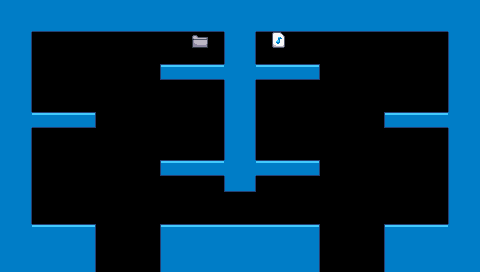

This game map was drawn from its Tiled (.tmx) file and the tilesets committed beside it. A one-line description and the full map source follow:
An orthogonal 30x17 tile map with 16x16 px tiles, 3 tile layers (blue, folderClosed, music), 3 tilesets and 2 objects.

<map version="1.0" tiledversion="1.1.1" orientation="orthogonal" renderorder="right-down" width="30" height="17" tilewidth="16" tileheight="16" infinite="0" nextobjectid="3">
 <properties>
  <property name="background" type="file" value="../../images/backgrounds/hills.png" />
 </properties>
 <tileset firstgid="1" source="../tiles/blue.tsx" />
 <tileset firstgid="17" source="../tiles/folderClosed.tsx" />
 <tileset firstgid="19" source="../tiles/music.tsx" />
 <layer name="blue" width="30" height="17">
  <data encoding="csv">
11,11,11,11,11,11,11,11,11,11,11,11,11,11,11,11,11,11,11,11,11,11,11,11,11,11,11,11,11,11,
11,11,15,15,15,15,15,15,15,15,15,15,15,15,11,11,15,15,15,15,15,15,15,15,15,15,15,15,11,11,
11,12,0,0,0,0,0,0,0,0,0,0,0,0,10,12,0,0,0,0,0,0,0,0,0,0,0,0,10,11,
11,12,0,0,0,0,0,0,0,0,0,0,0,0,10,12,0,0,0,0,0,0,0,0,0,0,0,0,10,11,
11,12,0,0,0,0,0,0,0,0,2,3,3,3,11,11,3,3,3,4,0,0,0,0,0,0,0,0,10,11,
11,12,0,0,0,0,0,0,0,0,0,0,0,0,10,12,0,0,0,0,0,0,0,0,0,0,0,0,10,11,
11,12,0,0,0,0,0,0,0,0,0,0,0,0,10,12,0,0,0,0,0,0,0,0,0,0,0,0,10,11,
11,11,3,3,3,4,0,0,0,0,0,0,0,0,10,12,0,0,0,0,0,0,0,0,2,3,3,3,11,11,
11,12,0,0,0,0,0,0,0,0,0,0,0,0,10,12,0,0,0,0,0,0,0,0,0,0,0,0,10,11,
11,12,0,0,0,0,0,0,0,0,0,0,0,0,10,12,0,0,0,0,0,0,0,0,0,0,0,0,10,11,
11,12,0,0,0,0,0,0,0,0,2,3,3,3,11,11,3,3,3,4,0,0,0,0,0,0,0,0,10,11,
11,12,0,0,0,0,0,0,0,0,0,0,0,0,14,16,0,0,0,0,0,0,0,0,0,0,0,0,10,11,
11,12,0,0,0,0,0,0,0,0,0,0,0,0,0,0,0,0,0,0,0,0,0,0,0,0,0,0,10,11,
11,12,0,0,0,0,0,0,0,0,0,0,0,0,0,0,0,0,0,0,0,0,0,0,0,0,0,0,10,11,
11,11,7,7,7,8,0,0,0,0,6,7,7,7,7,7,7,7,7,8,0,0,0,0,6,7,7,7,11,11,
11,11,11,11,11,12,0,0,0,0,10,11,11,11,11,11,11,11,11,12,0,0,0,0,10,11,11,11,11,11,
11,11,11,11,11,12,0,0,0,0,10,11,11,11,11,11,11,11,11,12,0,0,0,0,10,11,11,11,11,11
</data>
 </layer>
 <layer name="folderClosed" width="30" height="17">
  <data encoding="csv">
0,0,0,0,0,0,0,0,0,0,0,0,0,0,0,0,0,0,0,0,0,0,0,0,0,0,0,0,0,0,
0,0,0,0,0,0,0,0,0,0,0,0,0,0,0,0,0,0,0,0,0,0,0,0,0,0,0,0,0,0,
0,0,0,0,0,0,0,0,0,0,0,0,18,0,0,0,0,0,0,0,0,0,0,0,0,0,0,0,0,0,
0,0,0,0,0,0,0,0,0,0,0,0,0,0,0,0,0,0,0,0,0,0,0,0,0,0,0,0,0,0,
0,0,0,0,0,0,0,0,0,0,0,0,0,0,0,0,0,0,0,0,0,0,0,0,0,0,0,0,0,0,
0,0,0,0,0,0,0,0,0,0,0,0,0,0,0,0,0,0,0,0,0,0,0,0,0,0,0,0,0,0,
0,0,0,0,0,0,0,0,0,0,0,0,0,0,0,0,0,0,0,0,0,0,0,0,0,0,0,0,0,0,
0,0,0,0,0,0,0,0,0,0,0,0,0,0,0,0,0,0,0,0,0,0,0,0,0,0,0,0,0,0,
0,0,0,0,0,0,0,0,0,0,0,0,0,0,0,0,0,0,0,0,0,0,0,0,0,0,0,0,0,0,
0,0,0,0,0,0,0,0,0,0,0,0,0,0,0,0,0,0,0,0,0,0,0,0,0,0,0,0,0,0,
0,0,0,0,0,0,0,0,0,0,0,0,0,0,0,0,0,0,0,0,0,0,0,0,0,0,0,0,0,0,
0,0,0,0,0,0,0,0,0,0,0,0,0,0,0,0,0,0,0,0,0,0,0,0,0,0,0,0,0,0,
0,0,0,0,0,0,0,0,0,0,0,0,0,0,0,0,0,0,0,0,0,0,0,0,0,0,0,0,0,0,
0,0,0,0,0,0,0,0,0,0,0,0,0,0,0,0,0,0,0,0,0,0,0,0,0,0,0,0,0,0,
0,0,0,0,0,0,0,0,0,0,0,0,0,0,0,0,0,0,0,0,0,0,0,0,0,0,0,0,0,0,
0,0,0,0,0,0,0,0,0,0,0,0,0,0,0,0,0,0,0,0,0,0,0,0,0,0,0,0,0,0,
0,0,0,0,0,0,0,0,0,0,0,0,0,0,0,0,0,0,0,0,0,0,0,0,0,0,0,0,0,0
</data>
 </layer>
 <layer name="music" width="30" height="17">
  <data encoding="csv">
0,0,0,0,0,0,0,0,0,0,0,0,0,0,0,0,0,0,0,0,0,0,0,0,0,0,0,0,0,0,
0,0,0,0,0,0,0,0,0,0,0,0,0,0,0,0,0,0,0,0,0,0,0,0,0,0,0,0,0,0,
0,0,0,0,0,0,0,0,0,0,0,0,0,0,0,0,0,19,0,0,0,0,0,0,0,0,0,0,0,0,
0,0,0,0,0,0,0,0,0,0,0,0,0,0,0,0,0,0,0,0,0,0,0,0,0,0,0,0,0,0,
0,0,0,0,0,0,0,0,0,0,0,0,0,0,0,0,0,0,0,0,0,0,0,0,0,0,0,0,0,0,
0,0,0,0,0,0,0,0,0,0,0,0,0,0,0,0,0,0,0,0,0,0,0,0,0,0,0,0,0,0,
0,0,0,0,0,0,0,0,0,0,0,0,0,0,0,0,0,0,0,0,0,0,0,0,0,0,0,0,0,0,
0,0,0,0,0,0,0,0,0,0,0,0,0,0,0,0,0,0,0,0,0,0,0,0,0,0,0,0,0,0,
0,0,0,0,0,0,0,0,0,0,0,0,0,0,0,0,0,0,0,0,0,0,0,0,0,0,0,0,0,0,
0,0,0,0,0,0,0,0,0,0,0,0,0,0,0,0,0,0,0,0,0,0,0,0,0,0,0,0,0,0,
0,0,0,0,0,0,0,0,0,0,0,0,0,0,0,0,0,0,0,0,0,0,0,0,0,0,0,0,0,0,
0,0,0,0,0,0,0,0,0,0,0,0,0,0,0,0,0,0,0,0,0,0,0,0,0,0,0,0,0,0,
0,0,0,0,0,0,0,0,0,0,0,0,0,0,0,0,0,0,0,0,0,0,0,0,0,0,0,0,0,0,
0,0,0,0,0,0,0,0,0,0,0,0,0,0,0,0,0,0,0,0,0,0,0,0,0,0,0,0,0,0,
0,0,0,0,0,0,0,0,0,0,0,0,0,0,0,0,0,0,0,0,0,0,0,0,0,0,0,0,0,0,
0,0,0,0,0,0,0,0,0,0,0,0,0,0,0,0,0,0,0,0,0,0,0,0,0,0,0,0,0,0,
0,0,0,0,0,0,0,0,0,0,0,0,0,0,0,0,0,0,0,0,0,0,0,0,0,0,0,0,0,0
</data>
 </layer>
 <objectgroup name="objects">
  <object id="1" x="192" y="32" width="16" height="16">
   <properties>
    <property name="name" value="Frank" />
    <property name="type" value="folder" />
   </properties>
  </object>
  <object id="2" x="272" y="32" width="13" height="16">
   <properties>
    <property name="name" value="Despacito.mp3" />
    <property name="type" value="music" />
   </properties>
  </object>
 </objectgroup>
</map>